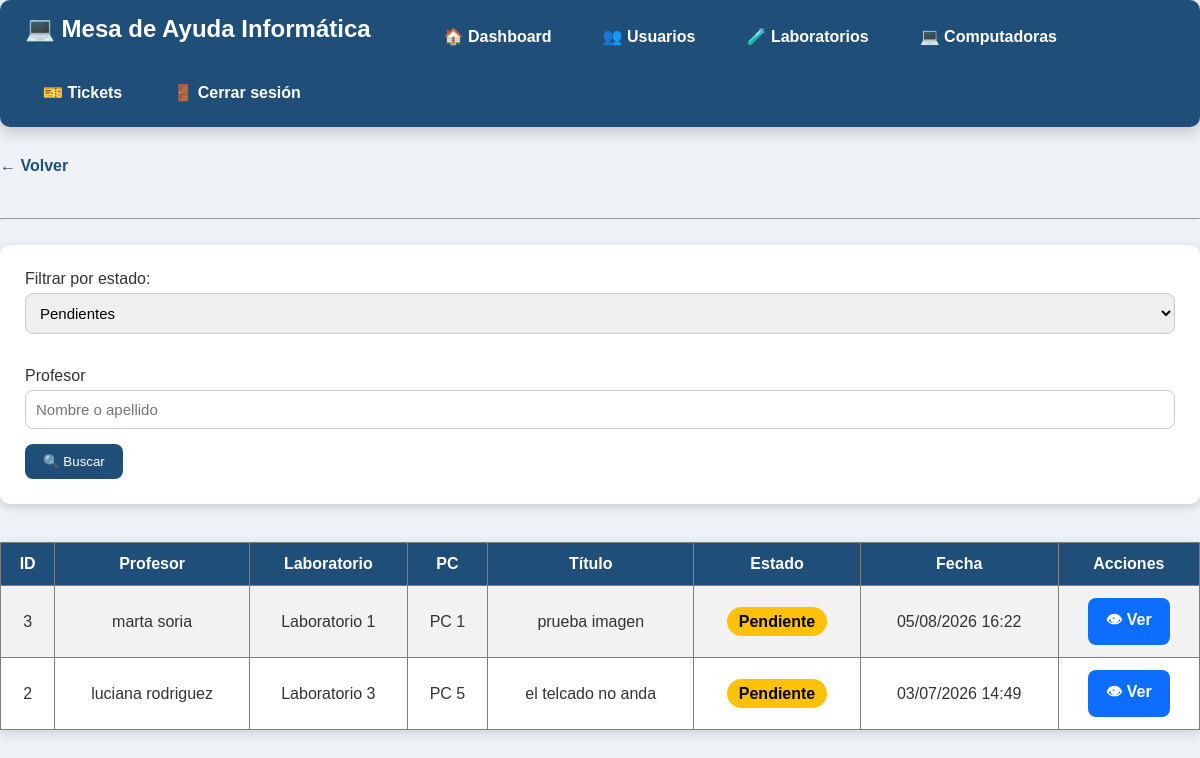
The app's page /administrativo/tickets.php?estado=Pendiente (signed in) with its own data.
### tables this page shows
CREATE TABLE `tickets` (
  `id_ticket` int(11) NOT NULL,
  `titulo` varchar(100) NOT NULL,
  `descripcion` text NOT NULL,
  `fecha_creacion` datetime DEFAULT current_timestamp(),
  `estado` enum('Abierto','Pendiente','Cerrado') NOT NULL DEFAULT 'Abierto',
  `id_usuario` int(11) NOT NULL,
  `id_computadora` int(11) DEFAULT NULL,
  `foto` varchar(255) DEFAULT NULL,
  `id_ematp_asignado` int(11) DEFAULT NULL
);

CREATE TABLE `usuarios` (
  `id_usuario` int(11) NOT NULL,
  `nombre` varchar(50) NOT NULL,
  `apellido` varchar(50) NOT NULL,
  `email` varchar(100) NOT NULL,
  `contrasena` varchar(255) NOT NULL,
  `id_rol` int(11) NOT NULL
);

CREATE TABLE `laboratorios` (
  `id_laboratorio` int(11) NOT NULL,
  `nombre` varchar(50) NOT NULL
);

CREATE TABLE `computadoras` (
  `id_computadora` int(11) NOT NULL,
  `numero_pc` int(11) NOT NULL,
  `id_laboratorio` int(11) NOT NULL,
  `estado` enum('Alta','Baja') NOT NULL DEFAULT 'Alta'
);

### administrativo/tickets.php (the view, shortened to what this page needs)
<?php
include("../conexion/conexion.php");
$filtro = " WHERE 1=1 ";
if(isset($_GET["estado"]) && $_GET["estado"]!=""){
    $estado = $_GET["estado"];
    $filtro .= " AND tickets.estado='$estado'";
}
if(isset($_GET["estado"]) && $_GET["estado"]!=""){
    $estado = $_GET["estado"];
    $filtro = " WHERE tickets.estado='$estado'";
}
$sql = "SELECT
tickets.id_ticket,
tickets.titulo,
tickets.estado,
tickets.fecha_creacion,
usuarios.nombre,
usuarios.apellido,
laboratorios.nombre AS laboratorio,
computadoras.numero_pc
FROM tickets
INNER JOIN usuarios
ON tickets.id_usuario = usuarios.id_usuario
INNER JOIN computadoras
ON tickets.id_computadora = computadoras.id_computadora
INNER JOIN laboratorios
ON computadoras.id_laboratorio = laboratorios.id_laboratorio
$filtro
ORDER BY tickets.fecha_creacion DESC";
$resultado = mysqli_query($conexion,$sql);
?>
<!DOCTYPE html>
<html lang="es">
<head>
    <link rel="stylesheet" href="../css/estilos.css">
</head>
<body>
<?php include("../includes/menu_admin.php"); ?>
<a href="inicio.php">← Volver</a>
<br><br>
<hr>
<form method="GET">
<label>Filtrar por estado:</label>
<select name="estado">
<option value="Pendiente"
<?php if(isset($_GET["estado"]) && $_GET["estado"]=="Pendiente") echo "selected"; ?>>
Pendientes
</option>
</select>
<br><br>
<label>Profesor</label>
<input
type="text"
name="buscar"
placeholder="Nombre o apellido">
<button type="submit">
🔍 Buscar
</button>
</form>
<br>
<table border="1" cellpadding="10">
<tr>
<th>ID</th>
<th>Profesor</th>
<th>Laboratorio</th>
<th>PC</th>
<th>Título</th>
<th>Estado</th>
<th>Fecha</th>
<th>Acciones</th>
</tr>
<?php while($fila=mysqli_fetch_assoc($resultado)){ ?>
<tr>
<td><?php echo $fila["id_ticket"]; ?></td>
<td>
<?php
echo $fila["nombre"]." ".$fila["apellido"];
?>
</td>
<td><?php echo $fila["laboratorio"]; ?></td>
<td>PC <?php echo $fila["numero_pc"]; ?></td>
<td><?php echo $fila["titulo"]; ?></td>
<td>
<?php
$clase = "";
if($fila["estado"]=="Abierto"){
    $clase="abierto";
}
elseif($fila["estado"]=="Pendiente"){
    $clase="pendiente";
}
else{
    $clase="cerrado";
}
?>
<span class="estado <?php echo $clase; ?>">
<?php echo $fila["estado"]; ?>
</span>
</td>
<td>
<?php echo date("d/m/Y H:i",strtotime($fila["fecha_creacion"])); ?>
</td>
<td>
<a
class="btn btn-azul"
href="ver_ticket.php?id=<?php echo $fila["id_ticket"]; ?>">
👁 Ver
</a>
</td>
</tr>
<?php } ?>
</table>
</body>
</html>

### css/estilos.css (style rules this page uses)
* { margin:0; padding:0; box-sizing:border-box; font-family:Arial, Helvetica, sans-serif; }
body { background:#eef2f7; color:#333; font-family:Arial, Helvetica, sans-serif; }
a { color:#1f4e79; text-decoration:none; font-weight:bold; }
button { background:#1f4e79; color:white; border:none; padding:10px 18px; border-radius:8px; cursor:pointer; transition:.3s; }
input, select, textarea { width:100%; padding:10px; border:1px solid #ccc; border-radius:8px; margin-top:5px; margin-bottom:15px; font-size:15px; }
table { width:100%; border-collapse:collapse; margin-top:20px; background:white; box-shadow:0px 3px 10px rgba(0,0,0,.15); }
table th { background:#1f4e79; color:white; padding:12px; }
table td { padding:12px; text-align:center; }
table tr:nth-child(even) { background:#f2f2f2; }
hr { margin:25px 0; }
form { background:white; padding:25px; border-radius:10px; box-shadow:0px 3px 10px rgba(0,0,0,.15); }
.btn { display:inline-block; padding:10px 18px; border-radius:8px; text-decoration:none; color:white !important; font-weight:bold; transition:.3s; }
.btn-azul { background:#0d6efd; }
.estado { padding:6px 12px; border-radius:20px; color:white; font-weight:bold; }
.pendiente { background:#ffc107; color:black; }

### records on screen
tickets: id_ticket "3", id_usuario.nombre "marta", id_usuario.apellido "soria", laboratorios.nombre "Laboratorio 1", id_computadora.numero_pc "1", titulo "prueba imagen", estado "Pendiente", fecha_creacion "05/08/2026 16:22"
tickets: id_ticket "2", id_usuario.nombre "luciana", id_usuario.apellido "rodriguez", laboratorios.nombre "Laboratorio 3", id_computadora.numero_pc "5", titulo "el telcado no anda", estado "Pendiente", fecha_creacion "03/07/2026 14:49"
